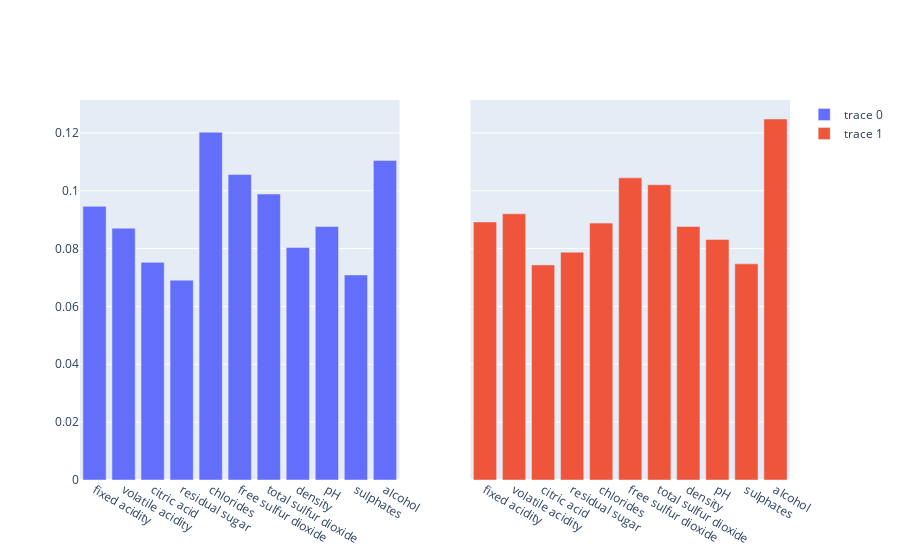

The cell this chart's notebook holds for it:
### Code cell
from plotly.subplots import make_subplots
import plotly.graph_objects as go

fig = make_subplots(rows=1, cols=2, shared_yaxes=True)


fig.add_trace(go.Bar(x=res.index, y=res['RandomForestClassifier()']), 1,1)

fig.add_trace(go.Bar(x=res.index, y=res['ExtraTreesClassifier()']),1, 2)

fig.update_layout(coloraxis=dict(colorscale='Bluered_r'))

### Figure 1 — Plotly figure (JSON) as saved in the notebook; plotly's stock layout.template omitted (floating-point values rounded to 4 significant figures)
{"data": [{"type": "bar", "x": ["fixed acidity", "volatile acidity", "citric acid", "residual sugar", "chlorides", "free sulfur dioxide", "total sulfur dioxide", "density", "pH", "sulphates", "alcohol"], "xaxis": "x", "y": [0.0946, 0.08705, 0.07524, 0.06909, 0.1202, 0.1056, 0.09885, 0.08039, 0.08762, 0.07088, 0.1105], "yaxis": "y"}, {"type": "bar", "x": ["fixed acidity", "volatile acidity", "citric acid", "residual sugar", "chlorides", "free sulfur dioxide", "total sulfur dioxide", "density", "pH", "sulphates", "alcohol"], "xaxis": "x2", "y": [0.08921, 0.09203, 0.07435, 0.07877, 0.0888, 0.1045, 0.1021, 0.08765, 0.08316, 0.07473, 0.1248], "yaxis": "y2"}], "layout": {"coloraxis": {"colorscale": [[0, "rgb(255,0,0)"], [1, "rgb(0,0,255)"]]}, "xaxis": {"anchor": "y", "domain": [0, 0.45]}, "xaxis2": {"anchor": "y2", "domain": [0.55, 1]}, "yaxis": {"anchor": "x", "domain": [0, 1]}, "yaxis2": {"anchor": "x2", "domain": [0, 1], "matches": "y", "showticklabels": false}}}
